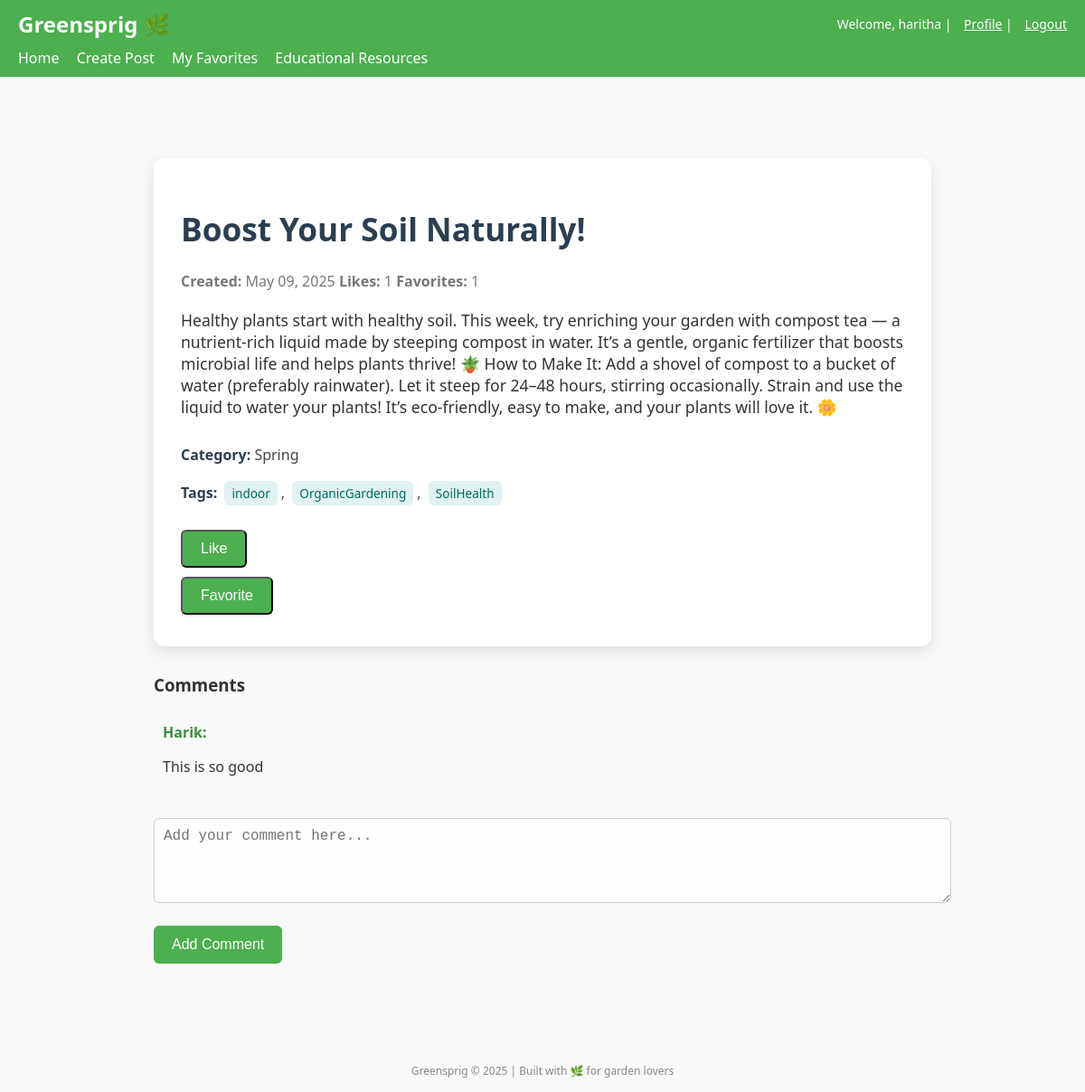
The app's page /post/4/ (signed in) with its own data.
### plants/models.py (models this page shows, shortened)
class Post(models.Model):
    title = models.CharField(max_length=100)
    content = models.TextField()
    author = models.ForeignKey(User, on_delete=models.CASCADE)
    image = models.ImageField(upload_to='post_images/', blank=True, null=True)  # New field
    likes = models.ManyToManyField(User, related_name='liked_posts', blank=True)  # New
    created_at = models.DateTimeField(auto_now_add=True)
    categories = models.ForeignKey(Category, on_delete=models.SET_NULL, null=True, blank=True)
    tags = TaggableManager()
    @property
    def total_likes(self):  #  Add this method
        return self.likes.count()

class Category(models.Model):
    name = models.CharField(max_length=100, unique=True)
    description = models.TextField(blank=True, null=True)

class Comment(models.Model):
    post = models.ForeignKey(Post, related_name='comments', on_delete=models.CASCADE)
    author = models.ForeignKey(User, on_delete=models.CASCADE)
    content = models.TextField()
    created_at = models.DateTimeField(auto_now_add=True)

### plants/views.py (the view)
# urls.py: path('post/<int:pk>/', views.post_detail, name='post_detail'),
def post_detail(request, pk):
    post = get_object_or_404(Post, pk=pk)
    comments = post.comments.all()
    is_favorited = False
    if request.user.is_authenticated:
        is_favorited = Favorite.objects.filter(user=request.user, post=post).exists()
    if request.method == 'POST':
        form = CommentForm(request.POST)
        if form.is_valid():
            comment = form.save(commit=False)
            comment.post = post
            comment.author = request.user
            comment.save()
            return redirect('post_detail', pk=pk)
    else:
        form = CommentForm()
    return render(request, 'post_detail.html', {
        'post': post,
        'comments': comments,
        'form': form,
        'is_favorited': is_favorited,
    })

### plants/forms.py
class CommentForm(forms.ModelForm):
    class Meta:
        model = Comment
        fields = ['content']

### plants/templates/post_detail.html (shortened to what this page needs)
{% extends 'base.html' %}
{% block content %}
  <div class="post-detail-wrapper">
    <div class="post-detail-card">
      <h1>{{ post.title }}</h1>
      <p class="post-meta">
        <span><strong>Created:</strong> {{ post.created_at|date:"M d, Y" }}</span>
        <span><strong>Likes:</strong> {{ post.total_likes }}</span>
        <span><strong>Favorites:</strong> {{ post.favorites.count }}</span>
      </p>
      <div class="post-content">
        <p>{{ post.content }}</p>
      </div>
      <div class="post-meta-info">
        {% if post.categories %}
          <p><strong>Category:</strong> {{ post.categories.name }}</p>
        {% endif %}
        {% if post.tags.all %}
          <p>
            <strong>Tags:</strong>
            {% for tag in post.tags.all %}
              <span class="tag">{{ tag.name }}</span>{% if not forloop.last %},{% endif %}
            {% endfor %}
          </p>
        {% endif %}
      </div>
        {% if user.is_authenticated %}
          <form method="POST" action="{% url 'like_post' post.pk %}" class="like-form">
            <button type="submit" class="btn-primary">
              {% if user in post.likes.all %}
                Unlike
              {% else %}
                Like
              {% endif %}
            </button>
          </form>
          <form method="POST" action="{% url 'toggle_favorite' post.pk %}" class="favorite-form">
            <button type="submit" class="btn-primary">
              {% if is_favorited %}
                Unfavorite
              {% else %}
                Favorite
              {% endif %}
            </button>
          </form>
        {% else %}
          <p>You must be logged in to like or favorite this post.</p>
        {% endif %}
      </div>
      <div class="comments-section">
        <h3>Comments</h3>
        {% if post.comments.all %}
          <ul class="comments-list">
            {% for comment in post.comments.all %}
              <li class="comment">
                <strong>{{ comment.author.username }}:</strong>
                <p>{{ comment.content }}</p>
              </li>
            {% endfor %}
          </ul>
        {% else %}
          <p>No comments yet.</p>
        {% endif %}
        <form method="POST" action="{% url 'add_comment' post.pk %}" class="comment-form">
          <textarea name="content" rows="4" placeholder="Add your comment here..." required></textarea>
          <button type="submit" class="btn-primary">Add Comment</button>
        </form>
      </div>
    </div>
{% endblock %}

### plants/templates/base.html (shortened to what this page needs)
<!DOCTYPE html>
<html lang="en">
<head>
</head>
<body>
  <header>
    <div class="top-bar">
      <a href="{% url 'home' %}" class="logo">Greensprig 🌿</a>
      <div class="welcome">
        {% if user.is_authenticated %}
          Welcome, {{ user.username }} |
          <a href="{% url 'profile' %}">Profile</a> |
          <a href="{% url 'logout' %}">Logout</a>
        {% else %}
          <a href="{% url 'login' %}">Login</a> |
          <a href="{% url 'signup' %}">Sign Up</a> |
        {% endif %}
      </div>
    </div>
    <nav>
      <a href="{% url 'home' %}">Home</a>
      {% if user.is_authenticated %}
        <a href="{% url 'create_post' %}">Create Post</a>
        <a href="{% url 'favorite_posts' %}">My Favorites</a>
        <a href="{% url 'educational_resources' %}">Educational Resources</a>
      {% endif %}
    </nav>
  </header>
  <main class="content">
    {% block content %}{% endblock %}
  </main>
  <footer>
    Greensprig &copy; 2025 | Built with 🌿 for garden lovers
    <br>
  </footer>
</body>
</html>

### plants/templates/base.html (style rules this page uses)
:root { --primary-color: #4CAF50; --light-gray: #f9f9f9; --text-color: #333; --white: #ffffff; }
body { margin: 0; font-family: 'Segoe UI', Tahoma, Geneva, Verdana, sans-serif; background-color: var(--light-gray); color: var(--text-color); }
header { background-color: var(--primary-color); color: var(--white); padding: 10px 20px; display: flex; flex-direction: column; }
header .top-bar { display: flex; justify-content: space-between; align-items: center; }
header .logo { font-size: 24px; font-weight: bold; text-decoration: none; color: var(--white); }
.welcome { font-size: 14px; }
.welcome a { color: var(--white); margin-left: 10px; text-decoration: underline; }
nav { margin-top: 10px; }
nav a { margin-right: 15px; color: var(--white); text-decoration: none; font-weight: 500; }
.content { padding: 30px 20px; max-width: 900px; margin: 0 auto; }
footer { text-align: center; padding: 15px; font-size: 12px; color: #888; }

### plants/templates/post_detail.html (style rules this page uses)
.post-detail-wrapper { max-width: 900px; margin: 40px auto; padding: 20px; }
.post-detail-card { background: white; padding: 30px; border-radius: 12px; box-shadow: 0 6px 16px rgba(0, 0, 0, 0.1); }
.post-detail-card h1 { font-size: 2.2rem; color: #2c3e50; }
.post-meta { font-size: 1rem; color: #777; margin-bottom: 20px; }
.post-content { font-size: 1.1rem; margin-bottom: 30px; color: #333; }
.post-meta-info { margin: 20px 0; font-size: 1rem; color: #444; }
.post-meta-info strong { color: #2c3e50; }
.tag { display: inline-block; background-color: #e0f2f1; color: #00695c; padding: 4px 8px; margin: 2px 4px; font-size: 0.85rem; border-radius: 6px; }
.btn-secondary, .btn-danger, .btn-primary { padding: 10px 20px; border-radius: 6px; text-decoration: none; display: inline-block; margin: 5px 0; font-size: 1rem; transition: background-color 0.3s; }
.btn-primary { background-color: #4CAF50; color: white; }
.comments-section { margin-top: 30px; }
.comments-list { list-style: none; padding-left: 0; }
.comment { margin-bottom: 15px; font-size: 1rem; background-color: #f9f9f9; padding: 10px; border-radius: 8px; }
.comment strong { color: #388e3c; }
.comment-form { margin-top: 20px; }
.comment-form textarea { width: 100%; padding: 10px; border-radius: 6px; border: 1px solid #ccc; font-size: 1rem; margin-bottom: 15px; background-color: #fdfdfd; }
.comment-form button { padding: 12px 20px; background-color: #4CAF50; color: white; border: none; border-radius: 6px; font-size: 1rem; cursor: pointer; transition: background-color 0.3s; }

### records on screen
Post: title "Boost Your Soil Naturally!", created_at "May 09, 2025", total_likes "1", favorites.count "1", content "Healthy plants start with healthy soil. This week, try enriching your garden with compost tea — a nutrient-rich liquid made by steeping compost in water. It’s a gentle, organic fertilizer that boosts microbial life and helps plants thrive! 🪴 How to Make It: Add a shovel of compost to a bucket of water (preferably rainwater). Let it steep for 24–48 hours, stirring occasionally. Strain and use the liquid to water your plants! It’s eco-friendly, easy to make, and your plants will love it. 🌼", categories.name "Spring"
Tag: name "indoor"
Tag: name "OrganicGardening"
Tag: name "SoilHealth"
Comment: author.username "Harik", content "This is so good"

### other values on screen
{{ user.username }} "haritha"
